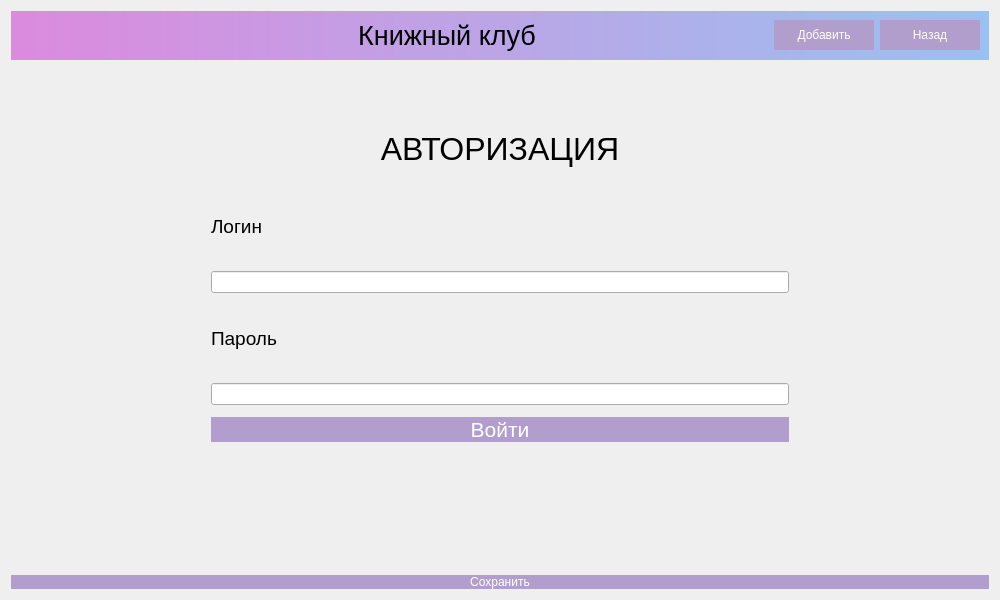
<?xml version="1.0" encoding="UTF-8"?>
<ui version="4.0">
 <class>Dialog</class>
 <widget class="QDialog" name="Dialog">
  <property name="geometry">
   <rect>
    <x>0</x>
    <y>0</y>
    <width>1000</width>
    <height>600</height>
   </rect>
  </property>
  <property name="minimumSize">
   <size>
    <width>1000</width>
    <height>600</height>
   </size>
  </property>
  <property name="windowTitle">
   <string>Учет заявок на ремонт оргтехники</string>
  </property>
  <property name="windowIcon">
   <iconset theme="accessories-dictionary">
    <selectedon>../../../../../logo.png</selectedon>
   </iconset>
  </property>
  <property name="toolTipDuration">
   <number>0</number>
  </property>
  <property name="styleSheet">
   <string notr="true">QPushButton {
background-color: rgb(4, 160, 255);
color: rgb(255, 255, 255);
border: 0px;
}
QWidget
{font: &quot;Comic Sans MS&quot;;}
</string>
  </property>
  <property name="sizeGripEnabled">
   <bool>false</bool>
  </property>
  <layout class="QGridLayout" name="gridLayout">
   <item row="0" column="0">
    <widget class="QWidget" name="widget" native="true">
     <property name="styleSheet">
      <string notr="true">QWidget#widget{
	background-color: qlineargradient(spread:pad, x1:0, y1:0, x2:1, y2:0, stop:0 rgba(220, 138, 221, 255), stop:1 rgba(153, 193, 241, 255));
}

</string>
     </property>
     <layout class="QGridLayout" name="gridLayout_3">
      <item row="0" column="4">
       <widget class="QPushButton" name="back_Button">
        <property name="maximumSize">
         <size>
          <width>100</width>
          <height>30</height>
         </size>
        </property>
        <property name="styleSheet">
         <string notr="true">background-color: rgb(178, 158, 204);
</string>
        </property>
        <property name="text">
         <string>Назад</string>
        </property>
       </widget>
      </item>
      <item row="0" column="3">
       <widget class="QPushButton" name="AdButton">
        <property name="maximumSize">
         <size>
          <width>100</width>
          <height>30</height>
         </size>
        </property>
        <property name="styleSheet">
         <string notr="true">
background-color: rgb(178, 158, 204);</string>
        </property>
        <property name="text">
         <string>Добавить</string>
        </property>
       </widget>
      </item>
      <item row="0" column="0">
       <widget class="QLabel" name="label">
        <property name="maximumSize">
         <size>
          <width>100</width>
          <height>100</height>
         </size>
        </property>
        <property name="text">
         <string/>
        </property>
        <property name="textFormat">
         <enum>Qt::AutoText</enum>
        </property>
        <property name="pixmap">
         <pixmap>../../../../соня/Книжный клуб/media/logo.png</pixmap>
        </property>
        <property name="scaledContents">
         <bool>false</bool>
        </property>
       </widget>
      </item>
      <item row="0" column="1">
       <widget class="QLabel" name="label_2">
        <property name="font">
         <font>
          <pointsize>20</pointsize>
          <italic>false</italic>
          <bold>false</bold>
         </font>
        </property>
        <property name="text">
         <string>Книжный клуб</string>
        </property>
        <property name="alignment">
         <set>Qt::AlignCenter</set>
        </property>
       </widget>
      </item>
     </layout>
    </widget>
   </item>
   <item row="2" column="0">
    <widget class="QPushButton" name="saveButton">
     <property name="styleSheet">
      <string notr="true">background-color: rgb(178, 158, 204);</string>
     </property>
     <property name="text">
      <string>Сохранить</string>
     </property>
    </widget>
   </item>
   <item row="1" column="0">
    <widget class="QStackedWidget" name="stackedWidget">
     <property name="layoutDirection">
      <enum>Qt::LeftToRight</enum>
     </property>
     <property name="autoFillBackground">
      <bool>false</bool>
     </property>
     <property name="styleSheet">
      <string notr="true"/>
     </property>
     <property name="currentIndex">
      <number>0</number>
     </property>
     <widget class="QWidget" name="Avtorisation">
      <property name="layoutDirection">
       <enum>Qt::LeftToRight</enum>
      </property>
      <layout class="QGridLayout" name="gridLayout_2">
       <property name="leftMargin">
        <number>200</number>
       </property>
       <property name="topMargin">
        <number>50</number>
       </property>
       <property name="rightMargin">
        <number>200</number>
       </property>
       <property name="bottomMargin">
        <number>50</number>
       </property>
       <item row="0" column="0">
        <layout class="QVBoxLayout" name="verticalLayout">
         <property name="spacing">
          <number>12</number>
         </property>
         <item>
          <widget class="QLabel" name="label_3">
           <property name="font">
            <font>
             <pointsize>24</pointsize>
             <italic>false</italic>
             <bold>false</bold>
            </font>
           </property>
           <property name="text">
            <string>АВТОРИЗАЦИЯ</string>
           </property>
           <property name="scaledContents">
            <bool>false</bool>
           </property>
           <property name="alignment">
            <set>Qt::AlignCenter</set>
           </property>
          </widget>
         </item>
         <item>
          <widget class="QLabel" name="label_4">
           <property name="font">
            <font>
             <pointsize>14</pointsize>
             <italic>false</italic>
             <bold>false</bold>
            </font>
           </property>
           <property name="layoutDirection">
            <enum>Qt::LeftToRight</enum>
           </property>
           <property name="autoFillBackground">
            <bool>false</bool>
           </property>
           <property name="text">
            <string>Логин</string>
           </property>
           <property name="alignment">
            <set>Qt::AlignLeading|Qt::AlignLeft|Qt::AlignVCenter</set>
           </property>
          </widget>
         </item>
         <item>
          <widget class="QLineEdit" name="LoginField"/>
         </item>
         <item>
          <widget class="QLabel" name="label_5">
           <property name="font">
            <font>
             <pointsize>14</pointsize>
             <italic>false</italic>
             <bold>false</bold>
            </font>
           </property>
           <property name="text">
            <string>Пароль</string>
           </property>
           <property name="alignment">
            <set>Qt::AlignLeading|Qt::AlignLeft|Qt::AlignVCenter</set>
           </property>
          </widget>
         </item>
         <item>
          <widget class="QLineEdit" name="PasswordField"/>
         </item>
         <item>
          <widget class="QPushButton" name="SignInButton">
           <property name="font">
            <font>
             <pointsize>16</pointsize>
             <italic>false</italic>
             <bold>false</bold>
            </font>
           </property>
           <property name="styleSheet">
            <string notr="true">background-color: rgb(178, 158, 204);</string>
           </property>
           <property name="text">
            <string>Войти</string>
           </property>
          </widget>
         </item>
         <item>
          <widget class="QLabel" name="ErrorField">
           <property name="font">
            <font>
             <pointsize>14</pointsize>
             <italic>false</italic>
             <bold>false</bold>
            </font>
           </property>
           <property name="styleSheet">
            <string notr="true">color: rgb(255, 0, 0);</string>
           </property>
           <property name="text">
            <string/>
           </property>
           <property name="alignment">
            <set>Qt::AlignCenter</set>
           </property>
          </widget>
         </item>
        </layout>
       </item>
      </layout>
     </widget>
     <widget class="QWidget" name="Talon">
      <widget class="QWidget" name="layoutWidget">
       <property name="geometry">
        <rect>
         <x>200</x>
         <y>60</y>
         <width>561</width>
         <height>351</height>
        </rect>
       </property>
       <layout class="QGridLayout" name="gridLayout_7">
        <item row="2" column="0">
         <widget class="QLabel" name="label_10">
          <property name="text">
           <string>Date_zakaza</string>
          </property>
         </widget>
        </item>
        <item row="0" column="1">
         <widget class="QLabel" name="label_13">
          <property name="text">
           <string>Code_polycheniya</string>
          </property>
         </widget>
        </item>
        <item row="1" column="1">
         <widget class="QLineEdit" name="Code_polycheniya"/>
        </item>
        <item row="2" column="1">
         <widget class="QLabel" name="label_14">
          <property name="text">
           <string>id_Pynkt_vidachi</string>
          </property>
         </widget>
        </item>
        <item row="1" column="0">
         <widget class="QLineEdit" name="ID"/>
        </item>
        <item row="0" column="0">
         <widget class="QLabel" name="label_8">
          <property name="text">
           <string>ID</string>
          </property>
         </widget>
        </item>
        <item row="3" column="0">
         <widget class="QLineEdit" name="Date_zakaza"/>
        </item>
        <item row="4" column="0">
         <widget class="QLabel" name="label_11">
          <property name="text">
           <string>id_Sostav_tovara</string>
          </property>
         </widget>
        </item>
        <item row="5" column="0">
         <widget class="QLineEdit" name="id_Sostav_tovara"/>
        </item>
        <item row="6" column="0">
         <widget class="QLabel" name="label_12">
          <property name="text">
           <string>Sum</string>
          </property>
         </widget>
        </item>
        <item row="8" column="0">
         <widget class="QLineEdit" name="Sum"/>
        </item>
        <item row="3" column="1">
         <widget class="QLineEdit" name="id_Pynkt_vidachi"/>
        </item>
        <item row="4" column="1">
         <widget class="QLabel" name="label_15">
          <property name="text">
           <string>Id_Terminal</string>
          </property>
         </widget>
        </item>
        <item row="5" column="1">
         <widget class="QLineEdit" name="Id_Terminal"/>
        </item>
        <item row="6" column="1">
         <widget class="QLabel" name="label_16">
          <property name="text">
           <string>id_Klient</string>
          </property>
         </widget>
        </item>
        <item row="8" column="1">
         <widget class="QLineEdit" name="id_Klient"/>
        </item>
       </layout>
      </widget>
     </widget>
     <widget class="QWidget" name="Manager">
      <layout class="QGridLayout" name="gridLayout_6">
       <item row="0" column="0">
        <widget class="QLabel" name="label_9">
         <property name="text">
          <string>Менеджер</string>
         </property>
         <property name="alignment">
          <set>Qt::AlignCenter</set>
         </property>
        </widget>
       </item>
       <item row="1" column="0">
        <widget class="QTableWidget" name="tableWidget_Manager"/>
       </item>
      </layout>
     </widget>
     <widget class="QWidget" name="Klient">
      <layout class="QGridLayout" name="gridLayout_4">
       <item row="0" column="0">
        <widget class="QLabel" name="label_6">
         <property name="text">
          <string>Клиент</string>
         </property>
         <property name="alignment">
          <set>Qt::AlignCenter</set>
         </property>
        </widget>
       </item>
       <item row="1" column="0">
        <widget class="QTableWidget" name="tableWidget_Klient"/>
       </item>
      </layout>
     </widget>
     <widget class="QWidget" name="Admin">
      <layout class="QGridLayout" name="gridLayout_5">
       <item row="0" column="0">
        <widget class="QLabel" name="label_7">
         <property name="text">
          <string>Администратор</string>
         </property>
         <property name="alignment">
          <set>Qt::AlignCenter</set>
         </property>
        </widget>
       </item>
       <item row="1" column="0">
        <widget class="QTableWidget" name="tableWidget_Admin"/>
       </item>
      </layout>
     </widget>
    </widget>
   </item>
  </layout>
 </widget>
 <resources/>
 <connections/>
</ui>
